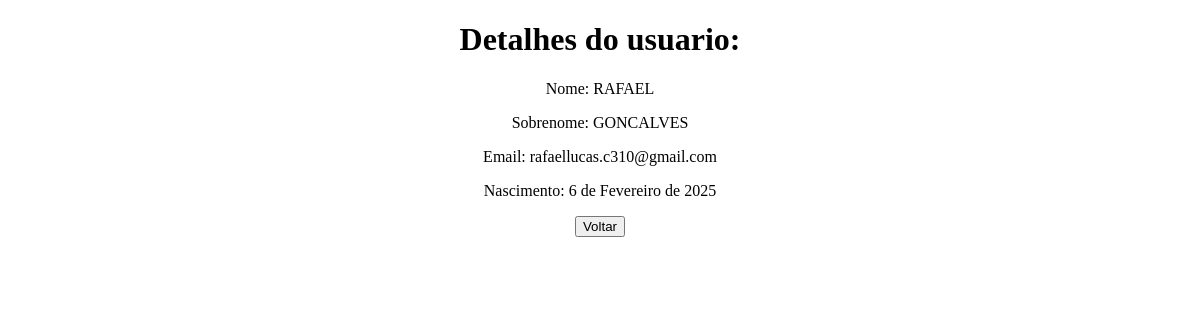
Page /movielist/detalhes/4/ on the earlier database version.
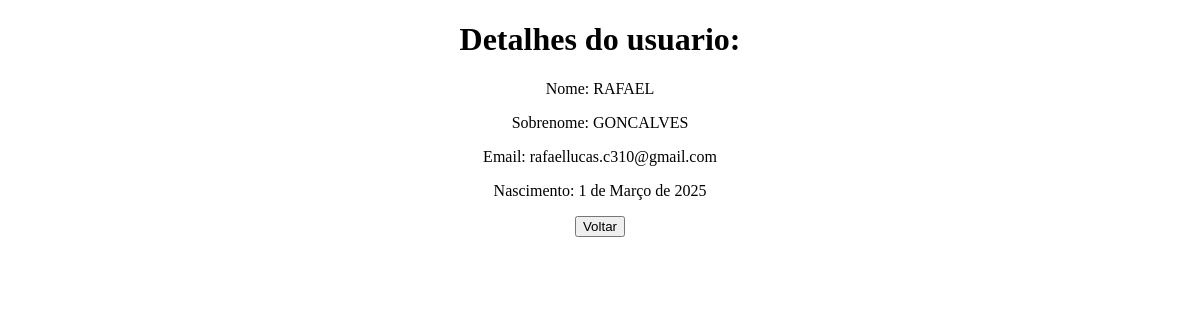
Same page on the later database version.
### usuarios/models.py (models this page shows, shortened)
class Usuario(models.Model):
    nome = models.CharField(max_length=20)
    sobrenome = models.CharField(max_length=20)
    email = models.EmailField(max_length=30)
    nascimento = models.DateField()
    senha = models.CharField(max_length=30)

### usuarios/views.py (the view)
# urls.py: path('detalhes/<int:pk>/', detail_view, name='detalhe'),
def detail_view(request, pk):
    usuario = Usuario.objects.get(pk = pk)
    if usuario:
        return render(request, 'site/detail.html', {'usuario': usuario})

### usuarios/templates/site/detail.html (shortened to what this page needs)
<!DOCTYPE html>
<html lang="en">
<head>
</head>
<body>
    <h1>Detalhes do usuario:</h1>
    <p>Nome: {{ usuario.nome }}</p>
    <p>Sobrenome: {{ usuario.sobrenome }}</p>
    <p>Email: {{ usuario.email }}</p>
    <p>Nascimento: {{ usuario.nascimento }}</p>
    <a href="{% url 'site:listar' %}"><button>Voltar</button></a>
</body>
</html>

### usuarios/templates/site/detail.html (style rules this page uses)
body { text-align: center; }

Differences in the rows shown:
changed Usuario "RAFAEL": nascimento "6 de Fevereiro de 2025" → "1 de Março de 2025"
